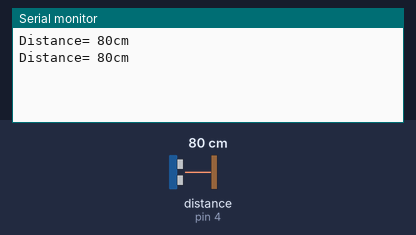
This sketch was run on a simulated Arduino Uno, built with avr-gcc and run on an emulated ATmega328P. Shown: the last lines printed to the serial monitor. Wiring (inferred from the names in the program): ultrasonic range finder: trigger pin 3; echo pin 4. Inputs (shaded band) come from the test bench; at power-on: distance to the obstacle (sensor on pin 4) 80 cm. The echo pulse lasts 58.3 µs per cm.

Above: at 2.8 s.
2.9 s: distance to the obstacle (sensor on pin 4) set to 2 cm
At 3.5 s:
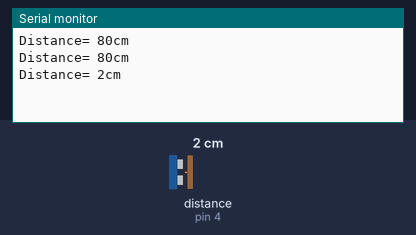
4.4 s: distance to the obstacle (sensor on pin 4) set to 4 cm
At 5.8 s:
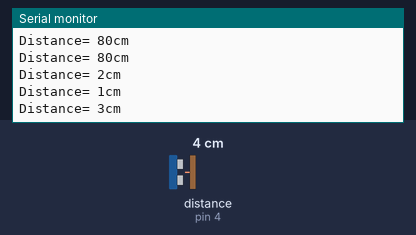
Timing chart, 0 to 7.4 s (numbered marks = the images above; inputs shaded):
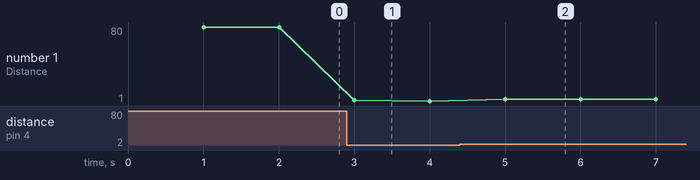

The sketch:

sketch_ultrasonics_EE_wk4_feb13b.ino
```cpp
/*
#include <W
const int LEYE = 2;
void setup() {
 Serial.begin( 9600 );
 pinMode(LEYE, INPUT);
}
void loop() {
 bool all_clear = digitalRead( LEYE );

 if( !all_clear ){
 Serial.println("I see you!");
 }else{
 Serial.println("No");
 }
 delay( 1000 );
}
*/
const int US_TRIG = 3;
const int US_ECHO = 4;
const unsigned long EVENT = 1000;//unsigned as gets realy long
const int STOPPINGDIST = 10;
unsigned long prev_event = 0;
//int time = millis();

void setup() {
  Serial.begin(9600);
  pinMode(US_ECHO, INPUT);
  pinMode(US_TRIG, OUTPUT);
}
//pinMode(LEYE, INPUT);

void loop() {
  //if (time % 3000000 == 0) {
  unsigned long curr_time = millis();
  if (curr_time - prev_event >= EVENT) {
    //bool all_clear = digitalRead( LEYE );

    //if( !all_clear ){
    //Serial.println("I see you!");
    //}else{
    //Serial.println("No");
    //}
    //delay( 1000 );

    int distance;
    long duration;
    digitalWrite(US_TRIG, LOW);
    delayMicroseconds(2);

    digitalWrite(US_TRIG, HIGH);
    delayMicroseconds(10);  //high for 10
    digitalWrite(US_TRIG, LOW);
    duration = pulseIn(US_ECHO, HIGH);  //received back. length of ulse = dist
    distance = duration / 58;
    if (distance <= STOPPINGDIST){

      // find out 1/0 whch component for stopping
    }
    Serial.print("Distance= ");
    Serial.print(distance);
    Serial.println("cm");
    //delay(1000);
    prev_event = curr_time;
  }
}
```

Measured:
- after the input at 2.9 s, the serial monitor: prints a new line after 0.10 s (image 1)
- after the input at 4.4 s, the serial monitor: prints a new line after 0.60 s (image 2)
- plotted number 1: 80 → 1 after the input at 2.9 s, 1 → 3 after the input at 4.4 s
